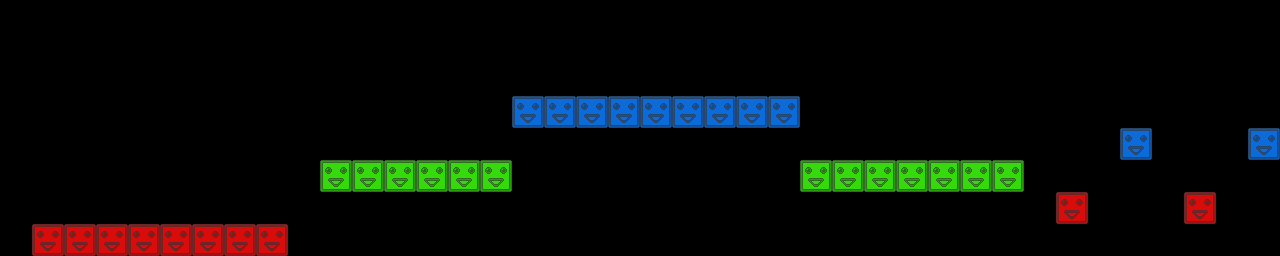

Rendered tile map (Tiled .tmx) drawn with the repository's tilesets; below, a short description and the map source with its tile grids summarised:
An orthogonal 40x8 tile map with 32x32 px tiles, 3 tile layers (red, green, blue) and 10 objects.

<map version="1.0" orientation="orthogonal" renderorder="right-up" width="40" height="8" tilewidth="32" tileheight="32" nextobjectid="11">
 <tileset firstgid="1" name="bunny" tilewidth="32" tileheight="32">
  <image source="blocks.png" width="96" height="32" />
 </tileset>
 <layer name="red" width="40" height="8">
  <data>[320 cells, 10 non-empty, 1 distinct tile ids]</data>
 </layer>
 <layer name="green" width="40" height="8">
  <data>[320 cells, 13 non-empty, 1 distinct tile ids]</data>
 </layer>
 <layer name="blue" width="40" height="8">
  <data>[320 cells, 11 non-empty, 1 distinct tile ids]</data>
 </layer>
 <objectgroup name="crystals">
  <object id="1" x="205.333" y="72" width="42.6667" height="50.6667">
   <ellipse />
  </object>
  <object id="2" x="298.667" y="72" width="32" height="50.6667">
   <ellipse />
  </object>
  <object id="3" x="358.667" y="72" width="56" height="41.3333">
   <ellipse />
  </object>
  <object id="4" x="256" y="154.667" width="46.6667" height="33.3333">
   <ellipse />
  </object>
  <object id="5" x="270.667" y="48" width="69.3333" height="41.3333">
   <ellipse />
  </object>
  <object id="6" x="121.333" y="38.6667" width="37.3333" height="60">
   <ellipse />
  </object>
  <object id="7" x="136" y="136" width="41.3333" height="33.3333">
   <ellipse />
  </object>
  <object id="8" x="214.667" y="128" width="32" height="26.6667">
   <ellipse />
  </object>
  <object id="9" x="186.667" y="20" width="28" height="18.6667">
   <ellipse />
  </object>
  <object id="10" x="80" y="94.6667" width="26.6667" height="41.3333">
   <ellipse />
  </object>
 </objectgroup>
</map>
